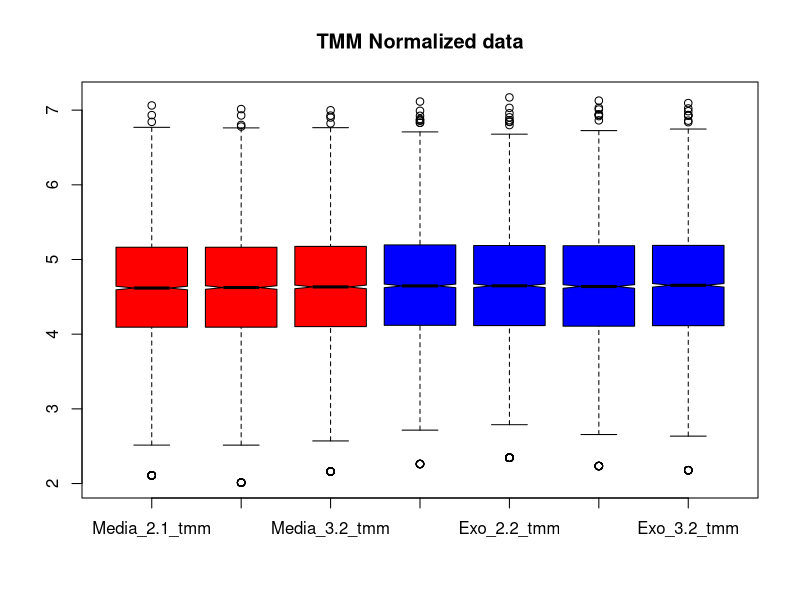
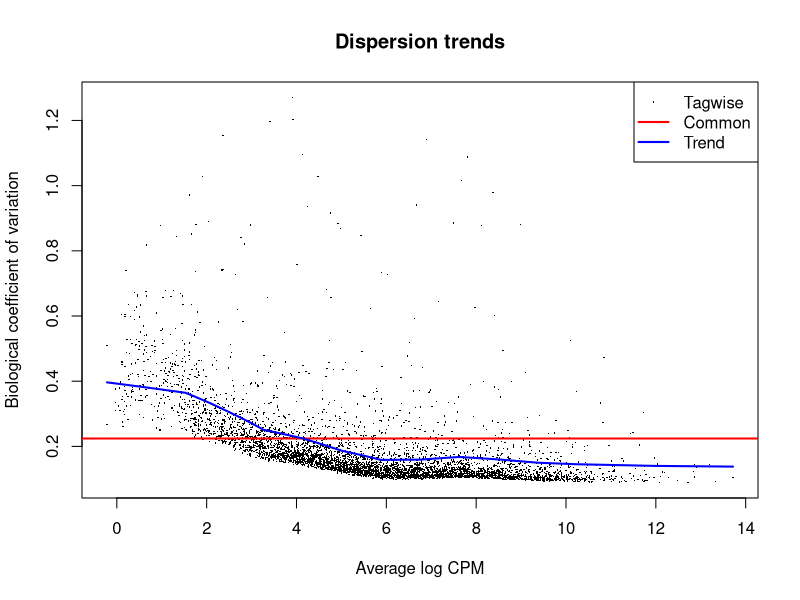
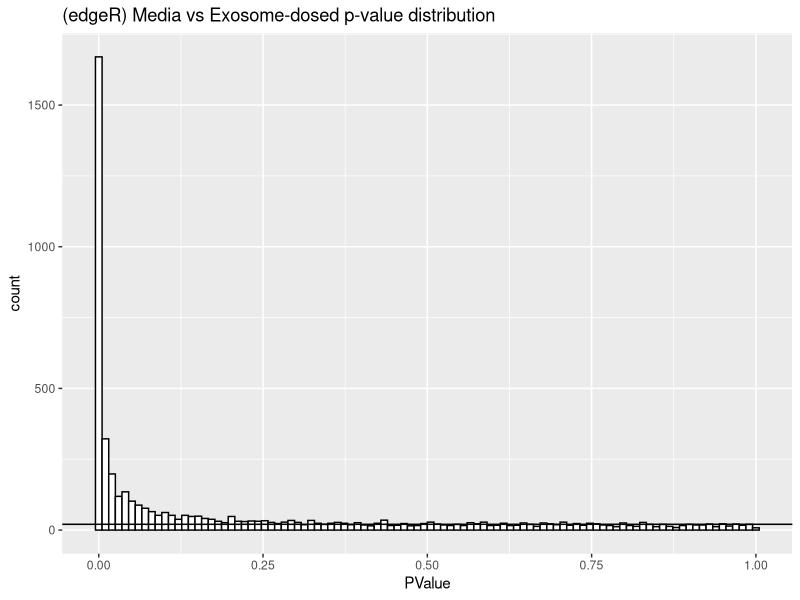
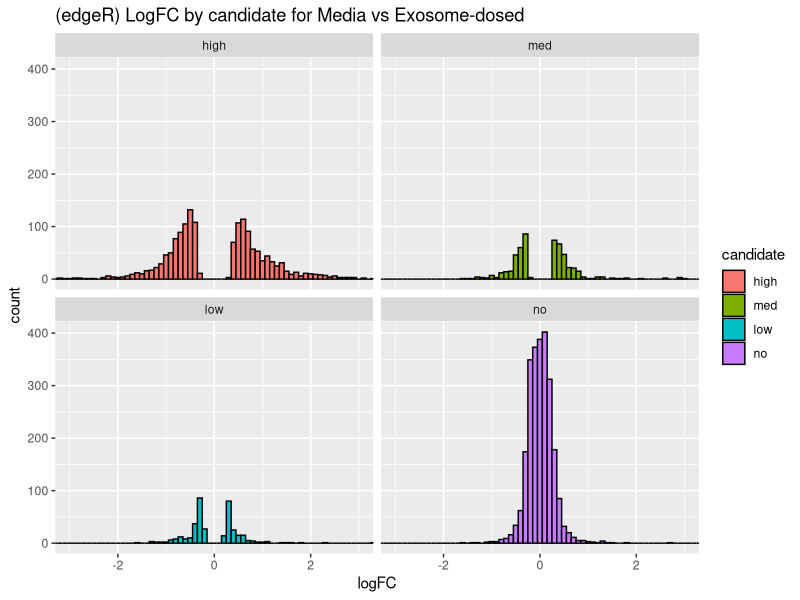
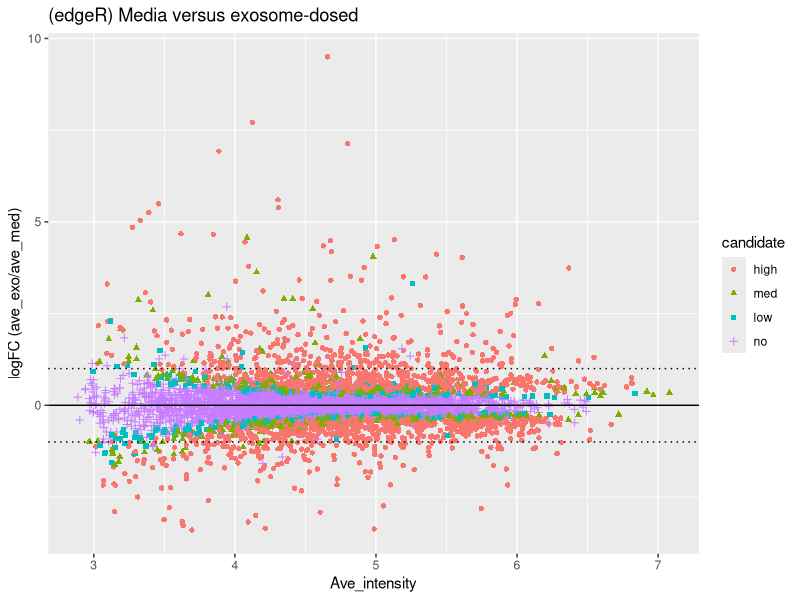
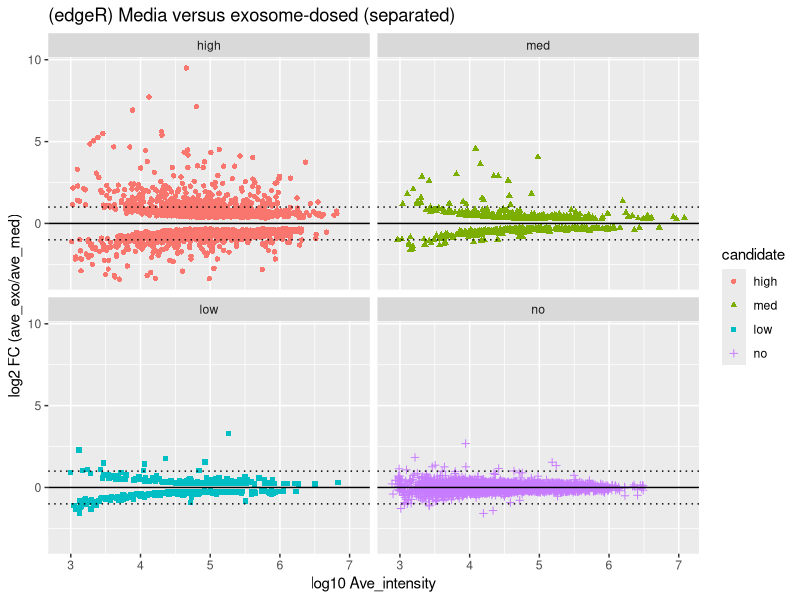
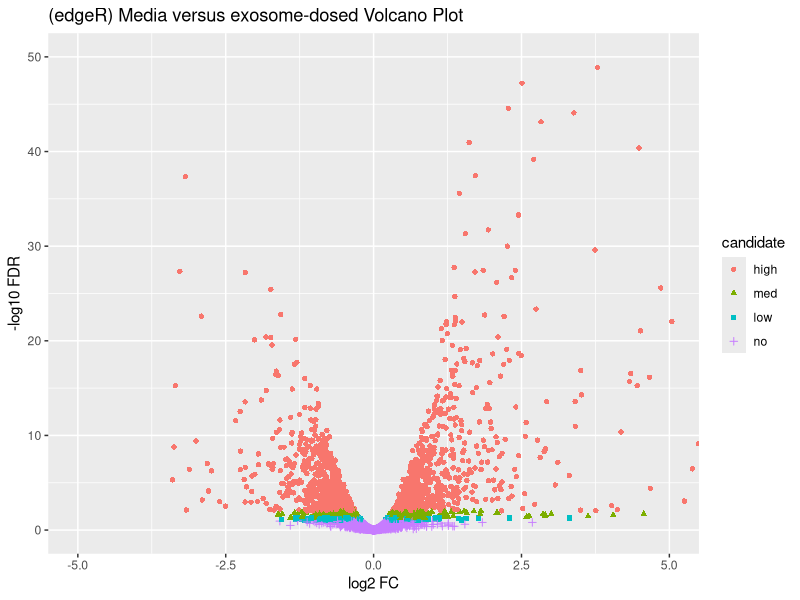
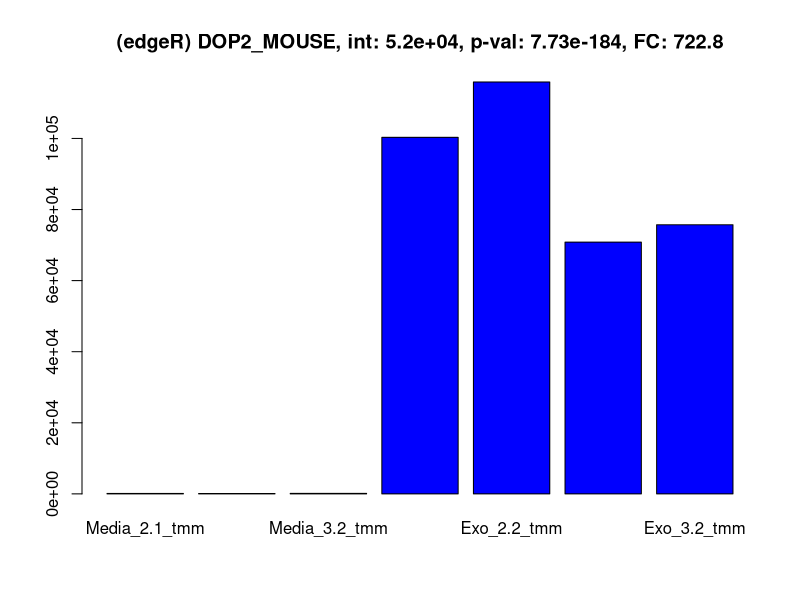

Recreate these plots in R, in order.

# load libraries
library("tidyverse")
library("psych")
library("gridExtra")
library("scales")
library("limma") 
library("edgeR") 

# read the grouped protein summary file
paw_raw <- read_tsv("grouped_protein_summary_TMT_8_sorted.txt", skip = 4,
                    n_max = 5427, guess_max = 5427)

# extract protein accession column and TMT data
# need to exclude any rows with an entry in "Filter" column
# there are also 4 unused channels (of the 11-plex slots)
paw_tmt <- paw_raw %>% 
  filter(., is.na(Filter)) %>%
  select(Accession, starts_with("TotInt_")) %>%
  select(-contains("127N"), -contains("128N"), -contains("130N"), -contains("131C"))

# separate accessions from the data
accession <- paw_tmt$Accession
paw_tmt <- paw_tmt %>% select(-Accession)

# rename the columns and gather the conditions
colnames(paw_tmt) <- c("Media_2.1", "Exo_2.1", "Exo_2.2", "Media_2.2",
                      "Exo_3.1", "Exo_3.2", "Media_3.2")
paw_tmt <- paw_tmt %>% select(contains("Media"), contains("Exo"))

head(paw_tmt)
nrow(paw_tmt)

# load data into DGEList object
group <- c(rep("media", 3), rep("exosome", 4))
y <- DGEList(counts = paw_tmt, group = group, genes = accession)
y$samples

# run the TMM normalization
y <- calcNormFactors(y)

# set colors for plotting
color <- c(rep("red", 3), rep("blue", 4))

# function to compute the normalized intensities
apply_tmm_factors <- function(y, color = NULL, plot = TRUE) {
    # computes the tmm normalized data from the DGEList object
        # y - DGEList object
        # returns a dataframe with normalized intensities
    
    # compute grand total (library size) scalings
    lib_facs <- mean(y$samples$lib.size) / y$samples$lib.size

    # the TMM factors are library adjustment factors (so divide by them)
    norm_facs <- lib_facs / y$samples$norm.factors
    cat("Overall Factors (lib.size+TMM):\n", sprintf("%-5s -> %f\n", 
                                                     colnames(y$counts), norm_facs))

    # compute the normalized data as a new data frame
    tmt_tmm <- as.data.frame(sweep(y$counts, 2, norm_facs, FUN = "*"))
    colnames(tmt_tmm) <- str_c(colnames(y$counts), "_tmm")
    
    # visualize results and return data frame
    if(plot == TRUE) {
        boxplot(log10(tmt_tmm), col = color, notch = TRUE, main = "TMM Normalized data")
    }
    tmt_tmm
}

# get the normalized data values
paw_tmt_tmm <- apply_tmm_factors(y, color)

# we need to get dispersion estimates
y <- estimateDisp(y)
plotBCV(y, main = "Dispersion trends")

collect_results <- function(df, tt, x, xlab, y, ylab) {
    # Computes new columns and extracts some columns to make results frame
        # df - data in data.frame
        # tt - top tags from edgeR test
        # x - columns for first condition
        # xlab - label for x
        # y - columns for second condition
        # ylab - label for y
        # returns a new dataframe
    
    # condition average vectors
    ave_x <- rowMeans(df[x])
    ave_y <- rowMeans(df[y])
    
    # FC, direction, candidates
    fc <- ifelse(ave_y > ave_x, (ave_y / ave_x), (-1 * ave_x / ave_y))
    direction <- ifelse(ave_y > ave_x, "up", "down")
    candidate <- cut(tt$FDR, breaks = c(-Inf, 0.01, 0.05, 0.10, 1.0), 
                     labels = c("high", "med", "low", "no"))

    # make data frame
    temp <- cbind(df[c(x, y)], data.frame(logFC = tt$logFC, FC = fc, 
                                          PValue = tt$PValue, FDR = tt$FDR, 
                                          ave_x = ave_x, ave_y = ave_y, 
                                          direction = direction, candidate = candidate, 
                                          Acc = tt$genes)) 
    
    # fix column headers for averages
    names(temp)[names(temp) %in% c("ave_x", "ave_y")]  <- str_c("ave_", c(xlab, ylab))    
    
    temp # return the data frame
}

# compute the exact test models, p-values, FC, etc.
et <- exactTest(y, pair = c("media", "exosome"))

# define variables for the columns in each condition
M <- 1:3
E <- 4:7

# make the results table 
tt <- topTags(et, n = Inf, sort.by = "none")$table
med_exo <- collect_results(paw_tmt_tmm, tt, M, "med", E, "exo")

pvalue_plot <- function(results, title) {
    # Makes p-value distribution plots
        # results - results data frame
        # title - plot title
    ggplot(results, aes(PValue)) + 
        geom_histogram(bins = 100, fill = "white", color = "black") +
        geom_hline(yintercept = mean(hist(results$PValue, breaks = 100, 
                                     plot = FALSE)$counts[26:100])) +
        ggtitle(str_c(title, " p-value distribution"))
}

# check the p-value distrubution
pvalue_plot(med_exo, "(edgeR) Media vs Exosome-dosed")

# see how many up and down candidates (10% FDR)
summary(decideTests(et, p.value = 0.10))

# see which proteins have the smallest p-values
topTags(et)$table

# see how many candidates are in each category
med_exo %>% count(candidate)

log2FC_plots <- function(results, range, title) {
    # Makes faceted log2FC plots by candidate
        # results - results data frame
        # range - plus/minus log2 x-axis limits
        # title - plot title
    ggplot(results, aes(x = logFC, fill = candidate)) +
        geom_histogram(binwidth=0.1, color = "black") +
        facet_wrap(~candidate) +
        ggtitle(title) + 
        coord_cartesian(xlim = c(-range, range))
}

# can look at log2FC distributions as a check
log2FC_plots(med_exo, 3, "(edgeR) LogFC by candidate for Media vs Exosome-dosed")

transform <- function(results, x, y) {
    # Make data frame with some transformed columns
        # results - results data frame
        # x - columns for x condition
        # y - columns for y condition
        # return new data frame
    df <- data.frame(log10((results[x] + results[y])/2), 
                     log2(results[y] / results[x]), 
                     results$candidate,
                     -log10(results$FDR))
    colnames(df) <- c("A", "M", "candidate", "P")
    df # return the frame
}

MA_plots <- function(results, x, y, title, make_facet = TRUE) {
    # makes MA-plot DE candidate ggplots
        # results - data frame with edgeR results and some condition average columns
        # x - string for x-axis column
        # y - string for y-axis column
        # title - title string to use in plots
        # make_facet - flag to plot facet views
        # returns a list of plots 
    
    # uses transformed data
    temp <- transform(results, x, y)
    
    # 2-fold change lines
    ma_lines <- list(geom_hline(yintercept = 0.0, color = "black"),
                     geom_hline(yintercept = 1.0, color = "black", linetype = "dotted"),
                     geom_hline(yintercept = -1.0, color = "black", linetype = "dotted"))

    # make main MA plot
    ma <- ggplot(temp, aes(x = A, y = M)) +
        geom_point(aes(color = candidate, shape = candidate)) +
        scale_y_continuous(paste0("logFC (", y, "/", x, ")")) +
        scale_x_continuous("Ave_intensity") +
        ggtitle(title) + 
        ma_lines
    
    # make separate MA plots
    if (make_facet == TRUE) {
        ma_facet <- ggplot(temp, aes(x = A, y = M)) +
            geom_point(aes(color = candidate, shape = candidate)) +
            scale_y_continuous(paste0("log2 FC (", y, "/", x, ")")) +
            scale_x_continuous("log10 Ave_intensity") +
            ma_lines +
            facet_wrap(~ candidate) +
            ggtitle(str_c(title, " (separated)"))
    }

    # make the plots visible
    print(ma)
    if (make_facet == TRUE) {
        print(ma_facet)
    }
}    

# MA plots of DE candidates
MA_plots(med_exo, "ave_med", "ave_exo", "(edgeR) Media versus exosome-dosed")

scatter_plots <- function(results, x, y, title, make_facet = TRUE) {
    # makes scatter-plot DE candidate ggplots
        # results - data frame with edgeR results and some condition average columns
        # x - string for x-axis column
        # y - string for y-axis column
        # title - title string to use in plots
        # make_facet - flag to plot facet views
        # returns a list of plots
    
    # 2-fold change lines
    scatter_lines <- list(geom_abline(intercept = 0.0, slope = 1.0, color = "black"),
                          geom_abline(intercept = 0.301, slope = 1.0, color = "black", linetype = "dotted"),
                          geom_abline(intercept = -0.301, slope = 1.0, color = "black", linetype = "dotted"),
                          scale_y_log10(),
                          scale_x_log10())

    # make main scatter plot
    scatter <- ggplot(results, aes_string(x, y)) +
        geom_point(aes(color = candidate, shape = candidate)) +
        ggtitle(title) + 
        scatter_lines

    # make separate scatter plots
    if (make_facet == TRUE) {
        scatter_facet <- ggplot(results, aes_string(x, y)) +
            geom_point(aes(color = candidate, shape = candidate)) +
            scatter_lines +
            facet_wrap(~ candidate) +
            ggtitle(str_c(title, " (separated)")) 
    }

    # make the plots visible
    print(scatter)
    if (make_facet == TRUE) {
        print(scatter_facet)
    }
}

# scatter_plots(med_exo, "ave_med", "ave_exo", "(edgeR) Media versus exosome-dosed")

volcano_plot <- function(results, x, y, title, ymax) {
    # makes a volcano plot
        # results - a data frame with edgeR results
        # x - string for the x-axis column
        # y - string for y-axis column
        # ymax - upper limit for y-axis
        # title - plot title string
    
    # uses transformed data
    temp <- transform(results, x, y)
    
    # build the plot
    ggplot(temp, aes(x = M, y = P)) +
        geom_point(aes(color = candidate, shape = candidate)) +
        xlab("log2 FC") +
        ylab("-log10 FDR") +
        coord_cartesian(xlim = c(-5, 5), ylim = c(0, ymax)) + 
        ggtitle(str_c(title, " Volcano Plot"))
}

# finally, a volcano plot
volcano_plot(med_exo, "ave_med", "ave_exo", "(edgeR) Media versus exosome-dosed", 50)

# function to extract the identifier part of the accesssion
get_identifier <- function(accession) {
    identifier <- str_split(accession, "\\|", simplify = TRUE)
    identifier[,3]
}

set_plot_dimensions <- function(width_choice, height_choice) {
    options(repr.plot.width=width_choice, repr.plot.height=height_choice)
}

plot_top_tags <- function(results, nleft, nright, top_tags, prefix) {
    # results should have data first, then test results (two condition summary table)
    # nleft, nright are number of data points in each condition
    # top_tags is number of up and number of down top DE candidates to plot
    # get top up-regulated
    up <- results %>% 
        filter(logFC >= 0) %>%
        arrange(FDR)
    up <- up[1:top_tags, ]
    
    # get top down-regulated
    down <- results %>% 
        filter(logFC < 0) %>%
        arrange(FDR)
    down <- down[1:top_tags, ]
    
    # pack them
    proteins <- rbind(up, down)
        
    color = c(rep("red", nleft), rep("blue", nright))
    for (row_num in 1:nrow(proteins)) {
        row <- proteins[row_num, ]
        vec <- as.vector(unlist(row[1:(nleft + nright)]))
        names(vec) <- colnames(row[1:(nleft + nright)])
        title <- str_c(prefix, get_identifier(row$Acc), ", int: ", scientific(mean(vec), 2), 
                       ", p-val: ", scientific(row$FDR, digits = 3), 
                       ", FC: ", round(row$FC, digits = 1))
        barplot(vec, col = color, main = title)
    }    
}

# plot the top 10 up and 10 down proteins
set_plot_dimensions(7, 4)
plot_top_tags(med_exo, 3, 4, 10, "(edgeR) ")
set_plot_dimensions(7, 7)

# copy the data
ttest_PAW <- paw_tmt_tmm

# add average ratio columns (non-logged ratios), fold-change column, and row names
ttest_PAW$ave_med <- rowMeans(paw_tmt_tmm[1:3])
ttest_PAW$ave_exo  <- rowMeans(paw_tmt_tmm[4:7])
ttest_PAW$logFC <- log2(ttest_PAW$ave_exo / ttest_PAW$ave_med)
ttest_PAW$FC <- ifelse(ttest_PAW$ave_exo > ttest_PAW$ave_med, 
                          (ttest_PAW$ave_exo / ttest_PAW$ave_med), 
                          (-1 * ttest_PAW$ave_med / ttest_PAW$ave_exo))

# apply the basic two-sample t-test (we will pool variance)
t.result <- apply(log2(paw_tmt_tmm), 1, function(x) t.test(x[1:3], x[4:7], 
                                                           var.equal = TRUE))
                  
# extract the p-value column from the t-test thingy 
ttest_PAW$PValue <- unlist(lapply(t.result, function(x) x$p.value))
                                  
# do a Benjamini-Hochberg multiple testing correction
ttest_PAW$FDR <- p.adjust(ttest_PAW$PValue, method = "BH")

# add a DE candidate status column
ttest_PAW$candidate <- cut(ttest_PAW$FDR, breaks = c(-Inf, 0.01, 0.05, 0.10, 1.0), 
                           labels = c("high", "med", "low", "no"))
ttest_PAW$Acc <- accession
    
# count up, down and the rest (FDR less than 0.05)
all <- dim(ttest_PAW)[1]
up <- dim(ttest_PAW[(ttest_PAW$FDR <= 0.10) & (ttest_PAW$logFC > 0.0), ])[1]
down <- dim(ttest_PAW[(ttest_PAW$FDR <= 0.10) & (ttest_PAW$logFC <= 0.0), ])[1]
print("This is like decideTest in edgeR - 10% FDR cut:")
up 
all - up - down
down
print("Candidate Counts:")
summary(ttest_PAW$candidate)
                                  
# what does the test p-value distribution look like?
pvalue_plot(ttest_PAW, "PAW data with t-test")

# can look at log2FC distributions as a check
log2FC_plots(med_exo, 3, "LogFC by candidate for edgeR")
log2FC_plots(ttest_PAW, 3, "LogFC by candidate for t-test")

MA_plots(med_exo, "ave_med", "ave_exo", "PAW edgeR results")
MA_plots(ttest_PAW, "ave_med", "ave_exo", "PAW t-test results")

# the scatter plots
#scatter_plots(med_exo, "ave_med", "ave_exo", "PAW edgeR results")
#scatter_plots(ttest_PAW, "ave_med", "ave_exo", "PAW t-test results")

# compare volcano plots
volcano_plot(med_exo, "ave_med", "ave_exo", "PAW edgeR results", 40)
volcano_plot(med_exo, "ave_med", "ave_exo", "PAW edgeR results (expanded y-axis)", 4)
volcano_plot(ttest_PAW, "ave_med", "ave_exo", "PAW t-test results", 4)

set_plot_dimensions(7, 4)
plot_top_tags(ttest_PAW, 3, 4, 10, "(t-test) ")
set_plot_dimensions(7, 7)

for (cutoff in c(0.10, 0.05, 0.01)) {
    edgeR <- get_identifier(filter(med_exo, FDR < cutoff)$Acc)
    ttest <- get_identifier(filter(ttest_PAW, FDR < cutoff)$Acc)
    cat("cutoff:", cutoff, "\n")
    cat("number of candidates (edgeR, t-test):", length(edgeR), length(ttest), "\n")

    x_union <- union(edgeR, ttest)
    x_intersect <- intersect(edgeR, ttest)
    unique_edgeR <- setdiff(edgeR, ttest)
    unique_ttest <- setdiff(ttest, edgeR)

    cat("union and intersection:", length(x_union), length(x_intersect), "\n")
    cat("intersection out of union:", round(length(x_intersect)/length(x_union), 2), "\n")
    cat("intersection out of edgeR:", round(length(x_intersect)/length(edgeR), 2), "\n")
    cat("intersection out of t-test:", round(length(x_intersect)/length(ttest), 2), "\n")
    cat("unique to each (edgeR, ttest):", length(unique_edgeR), 
        length(unique_ttest), "\n\n")
}

edgeR_candidates <- get_identifier(filter(med_exo, FDR < 0.10)$Acc)
ttest_candidates <- get_identifier(filter(ttest_PAW, FDR < 0.10)$Acc)
unique_edgeR_candidates <- setdiff(edgeR_candidates, ttest_candidates)
unique_ttest_candidates <- setdiff(ttest_candidates, edgeR_candidates)

cat("Candidates in t-test but not candidate (<0.1) in edgeR")
interesting_ttest <- setdiff(unique_ttest_candidates, edgeR_candidates)
length(interesting_ttest)
cat("Candidates in edgeR but not candidate (<0.1) in t-test")
interesting_edgeR <- setdiff(unique_edgeR_candidates, ttest_candidates)
length(interesting_edgeR)


cat("High candidates in t-test but not candidate (<0.1) in edgeR")
interesting <- setdiff(unique_ttest, edgeR_candidates) # high t-test but not candidate in edgeR
not_interesting <- setdiff(unique_ttest, interesting) # high in t-test and also candidate in edgeR
length(interesting)

plot_selected <- function(results, nleft, nright, selected, prefix) {
    # results should have data first, then test results (two condition summary table)
    # nleft, nright are number of data points in each condition
    # selected is list of identifiers to plot
    proteins <- results
    proteins$ident <- get_identifier(results$Acc)
    proteins <- filter(proteins, ident %in% selected)
        
    color = c(rep("red", nleft), rep("blue", nright))
    for (row_num in 1:nrow(proteins)) {
        row <- proteins[row_num, ]
        vec <- as.vector(unlist(row[1:(nleft + nright)]))
        names(vec) <- colnames(row[1:(nleft + nright)])
        title <- str_c(prefix, row$ident, ", int: ", scientific(mean(vec), 2), 
                       ", p-val: ", scientific(row$FDR, digits = 3), 
                       ", FC: ", round(row$FC, digits = 1))
        barplot(vec, col = color, main = title)
    }    
}

# plot the t-test candidates that were not significant in edgeR
set_plot_dimensions(7, 4)
plot_selected(ttest_PAW, 3, 4, interesting, "(t-test) ")
set_plot_dimensions(7, 7)

volcano_plot_facet <- function(results, x, y, other, title, ymax) {
    # makes a volcano plot
        # results - a data frame with edgeR results
        # x - string for the x-axis column
        # y - string for y-axis column
        # ymax - upper limit for y-axis
        # title - plot title string
        # other - candidate flags from the other test
    
    # uses transformed data
    temp <- transform(results, x, y)
    temp$other <- other
    
    # build the plot
    ggplot(temp, aes(x = M, y = P)) +
        geom_point(aes(color = candidate, shape = candidate), alpha = 0.5) +
        xlab("log2 FC") +
        ylab("-log10 FDR") +
        coord_cartesian(xlim = c(-5, 5), ylim = c(0, ymax)) + 
        facet_wrap(~ other) +
        ggtitle(str_c(title, " Volcano Plot"))
}

# cross-candidate faceted volcano plots
volcano_plot_facet(med_exo, "ave_med", "ave_exo", str_c("t-test_", ttest_PAW$candidate), 
                   "edgeR faceted by t-test candidate", 10)

# with the tests switched
volcano_plot_facet(ttest_PAW, "ave_med", "ave_exo", str_c("edgeR_", med_exo$candidate), 
                   "t-test faceted by edgeR candidate", 4)

# save the testing results
#write.table(med_exo, file = "KUR1502_t-test_results.txt", sep = "\t",
#            row.names = FALSE, na = " ")

# log the session
sessionInfo()
